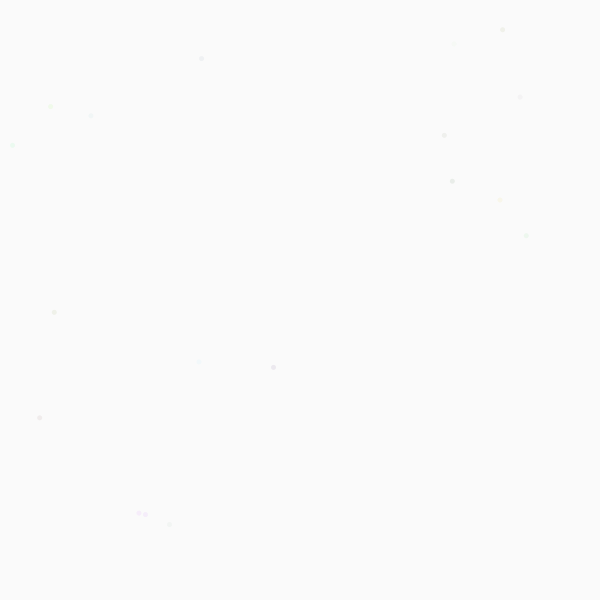
Frame 1 (no input)
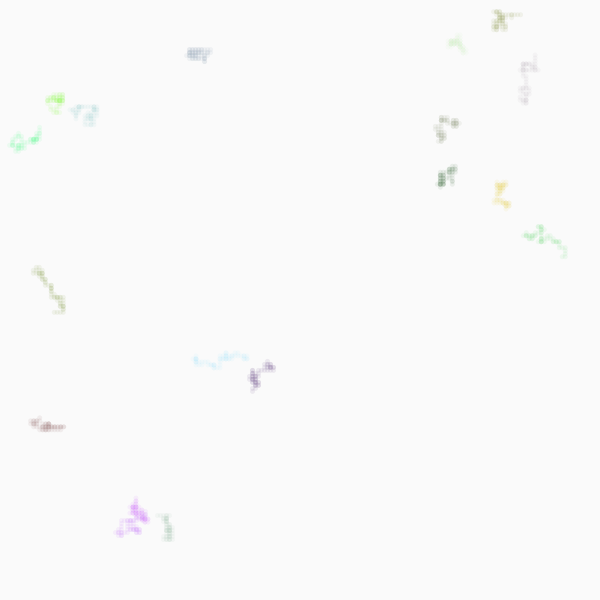
Frame 60 (the mouse pressed at the canvas centre just before this capture)
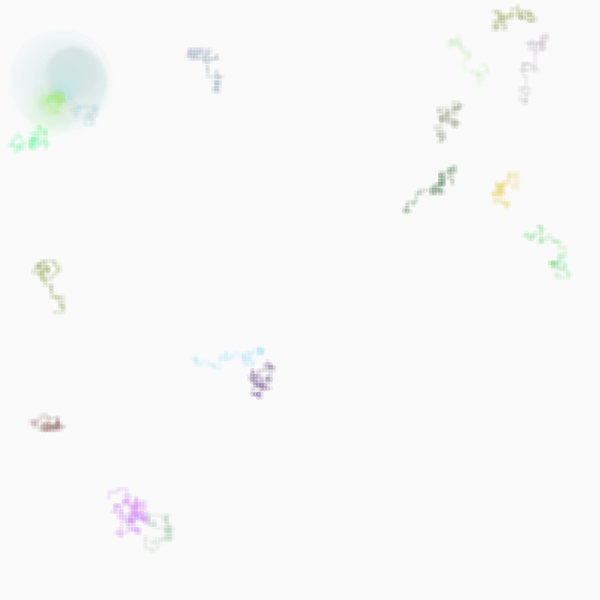
Frame 120 (the mouse held since frame 60 and released just before this capture)

The Processing sketch that drew these frames (run headless with seeded random() and noise(); from frame 60 on, the mouse is pressed at the canvas centre):

// Processing sketch: processing_141702
// ── processing_141702.pde

//variables


//call classes
 
 Orbs [] t = new Orbs [18];

//void setup                         //OBJECTS, BACKGROUND, SIZE, FRAMERATE
void setup(){
  size(600,600);
  background(250);
  frameRate(60);
  
//objects from classes
  
  for (int i = 0; i < t.length; i++) {     //making 18 orbs (i includes all 18)
    t[i] = new Orbs ();   //variable assignments
  }//end for loop
  
}//end setup

//void draw
void draw(){                        //FUNCTIONS
  for (int i = 0; i < t.length; i++) {    //same for loop, but doing the actions to all 18 at once
  t[i].walk();
  t[i].display();
  
  
   for (int j = 0; j < t.length; j++){
   if( ( t[i].bump(t[j]))){
    t[i].block();
   }else{
    t[i].free();
   }//end if
  }//end 2nd for loop

 }//end 1st for loop
  
}//end drawclass Orbs {
  
  class Orbs{
 //variables
  
   float x; 
   float y;
   int z;
   color c = color(int(random(100,255)),int(random(100,255)),int(random(100,255)));
   //above gives one random color to each orb
   int opac = 30;
 //constructor
 
 Orbs(){
 x = random(width);
 y = random(height);
 z = 5;
 
 

 }//end orbs constructor
 
 //functions

 
 void display(){                                 //display
   noStroke();
   fill(c,opac);   //putting the values for color down here gives each individ. ellipse its own color
   ellipse(x,y,z,z);
   
 }//end display
  
  void walk(){                                    //walk
   int step = int(random(4));
   if (step == 0){
     x = x + 3;
   } else if(step ==1){
     x = x - 3;
   } else if(step == 2){
     y = y + 3;
   }else {
     y= y - 3;
   }//end step
   
   x = constrain(x,0,width);
   y = constrain(y,0,height);
   
 }//end walk
 
 void block(){                               //block

   z = z+2;
   opac = 5;
 }//end block
 
 void free(){                              //free of blockage
 z = z;
}//end free

boolean bump (Orbs t0){
  float d = dist(x, y, t0.x, t0.y);  //distance of orbs
  if ((d > 0) && (d < z)){
    return true;
  } else {
    return false;
  }//end else
}//end boolean

}//end class
